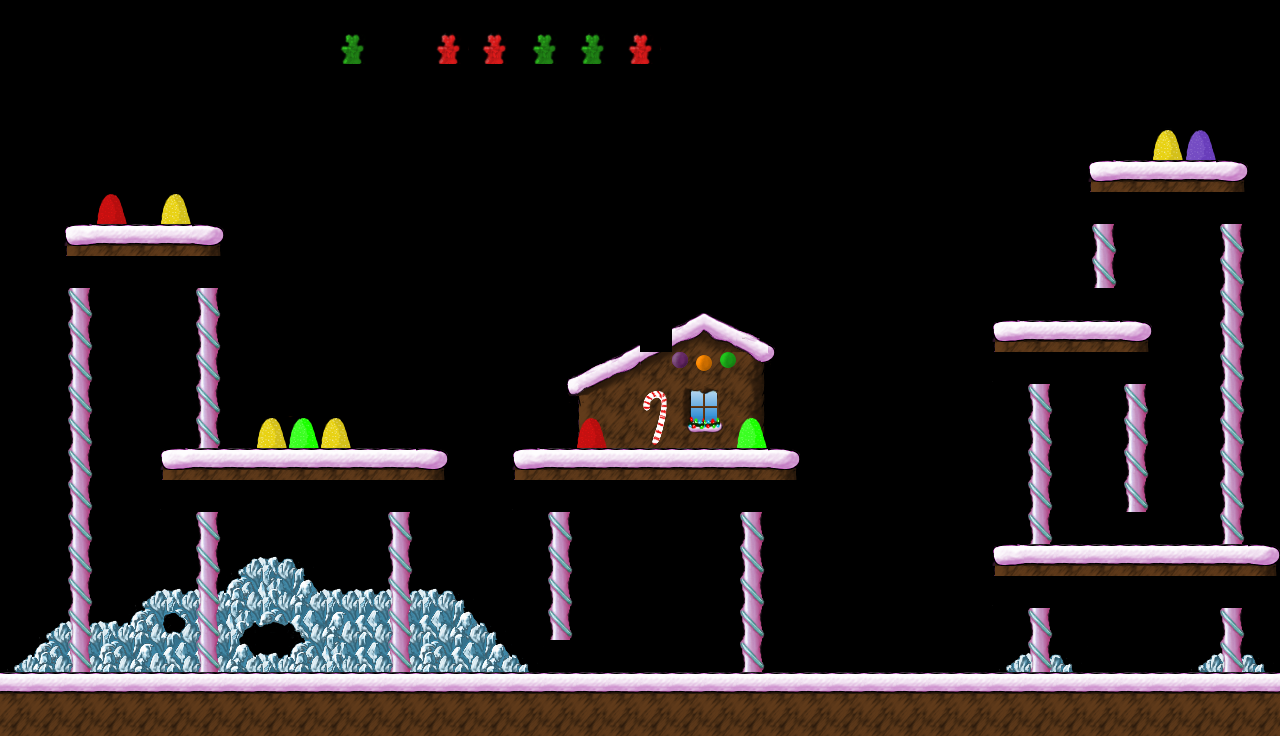

This is a level from a 2D game, rendered from its Tiled map with the project's own tilesets. A one-line summary and the complete map file follow:
An orthogonal 40x23 tile map with 32x32 px tiles, 1 tile layer (Tile Layer 1).

<map version="1.2" tiledversion="1.2.0" orientation="orthogonal" renderorder="right-down" width="40" height="23" tilewidth="32" tileheight="32" infinite="0" nextlayerid="3" nextobjectid="1">
 <tileset firstgid="1" source="tilemap.tsx" />
 <layer id="1" name="Tile Layer 1" width="40" height="23">
  <data encoding="csv">
0,0,0,0,0,0,0,0,0,0,0,0,0,0,0,0,0,0,0,0,0,0,0,0,0,0,0,0,0,0,0,0,0,0,0,0,0,0,0,0,
0,0,0,0,0,0,0,0,0,0,2299,2300,325,2296,2297,2295,2299,2300,2298,2296,2297,326,0,0,0,0,0,0,0,0,0,0,0,0,0,0,0,0,0,0,
0,0,0,0,0,0,0,0,0,0,3156,3157,3157,3157,3157,3157,3157,3157,3157,3157,3157,3157,3158,0,0,0,0,0,0,0,0,0,0,0,0,0,0,0,0,0,
0,0,0,0,0,0,0,0,0,0,0,0,389,0,0,0,0,0,0,0,389,0,0,0,0,0,0,0,0,0,0,0,0,0,0,0,0,0,0,0,
0,0,0,0,0,0,0,0,0,0,0,0,388,0,0,0,0,0,0,0,388,0,0,0,0,0,0,0,0,0,0,0,0,0,0,0,2365,2368,0,0,
0,0,0,0,0,0,0,0,0,0,0,0,388,0,0,0,0,0,0,0,388,0,0,0,0,0,0,0,0,0,0,0,0,0,3211,3212,3212,3212,3213,0,
0,0,0,2366,0,2365,0,0,0,0,0,0,388,0,0,0,0,0,0,0,388,0,0,0,0,0,0,0,0,0,0,0,0,0,1774,1839,1839,1839,1776,0,
0,0,3211,3212,3212,3212,3213,0,0,0,0,0,388,0,0,0,0,0,0,0,388,0,0,0,0,0,0,0,0,0,0,0,0,0,236,0,0,0,236,0,
0,0,1774,1839,1839,1839,1776,0,0,0,0,0,388,0,0,0,0,0,0,0,388,0,0,0,0,0,0,0,0,0,0,0,0,0,236,0,0,0,236,0,
0,0,236,0,0,0,236,0,0,0,0,0,388,0,0,0,0,0,0,0,388,1653,1654,0,0,0,0,0,0,0,0,0,0,3216,3217,0,0,0,236,0,
0,0,236,0,0,0,236,0,0,0,0,0,388,0,0,0,0,0,0,1653,393,1717,1718,1719,1720,0,0,0,0,0,0,3211,3212,3212,3212,3213,0,0,236,0,
0,0,236,0,0,0,236,0,0,0,0,0,388,0,0,0,0,1715,1716,1717,1781,1536,1472,1783,1784,0,0,0,0,0,0,1838,1775,1839,1839,1776,0,0,236,0,
0,0,236,0,0,0,236,0,0,0,0,0,388,0,0,0,0,1779,1780,1651,2291,1460,1464,1523,0,0,0,0,0,0,0,0,236,0,0,236,0,0,236,0,
0,0,236,0,0,0,236,0,2365,2367,2365,0,388,0,0,0,0,0,2227,1459,2355,2104,2106,2228,0,0,0,0,0,0,0,0,236,0,0,236,0,0,236,0,
0,0,236,0,0,3211,3212,3212,3212,3212,3212,3212,3212,3213,0,0,3211,3212,3212,3212,3212,3212,3212,3212,3213,0,0,0,0,0,0,0,236,0,0,236,0,0,236,0,
0,0,236,0,0,1838,1775,1839,1839,1839,1839,1839,1775,1840,0,0,1838,1775,1839,1839,1839,1839,1839,1775,1840,0,0,0,0,0,0,0,236,0,0,236,0,0,236,0,
0,0,236,0,0,0,236,0,0,0,0,0,236,0,0,0,0,236,0,0,0,0,0,236,0,0,0,0,0,0,0,0,236,0,0,3282,3283,0,236,0,
0,0,236,0,0,0,236,443,444,445,0,0,236,0,0,0,0,236,0,0,0,0,0,236,0,0,0,0,0,0,0,3211,3212,3212,3212,3212,3212,3212,3212,3213,
0,0,236,0,443,444,363,506,569,505,444,444,363,444,445,0,0,236,0,0,0,0,0,236,0,0,3280,3281,0,0,0,1838,1775,1839,1839,1839,1839,1839,1775,1840,
0,443,363,444,506,698,364,441,572,442,633,508,364,508,505,445,0,236,0,0,3145,3146,0,236,0,0,3282,3283,3208,0,0,0,236,0,0,0,0,0,236,0,
443,506,364,634,633,570,364,505,444,506,569,508,364,634,508,505,445,3145,3146,3145,3146,3209,3210,236,0,3216,3217,3207,3280,3281,0,443,363,445,0,0,0,443,363,445,
3212,3212,3212,3212,3212,3212,3212,3212,3212,3212,3212,3212,3212,3212,3212,3212,3212,3212,3212,3212,3212,3212,3212,3212,3212,3212,3212,3212,3212,3212,3212,3212,3212,3212,3212,3212,3212,3212,3212,3212,
3276,3276,3276,3276,3276,3276,3276,3276,3276,3276,3276,3276,3276,3276,3276,3276,3276,3276,3276,3276,3276,3276,3276,3276,3276,3276,3276,3276,3276,3276,3276,3276,3276,3276,3276,3276,3276,3276,3276,3276
</data>
 </layer>
</map>
